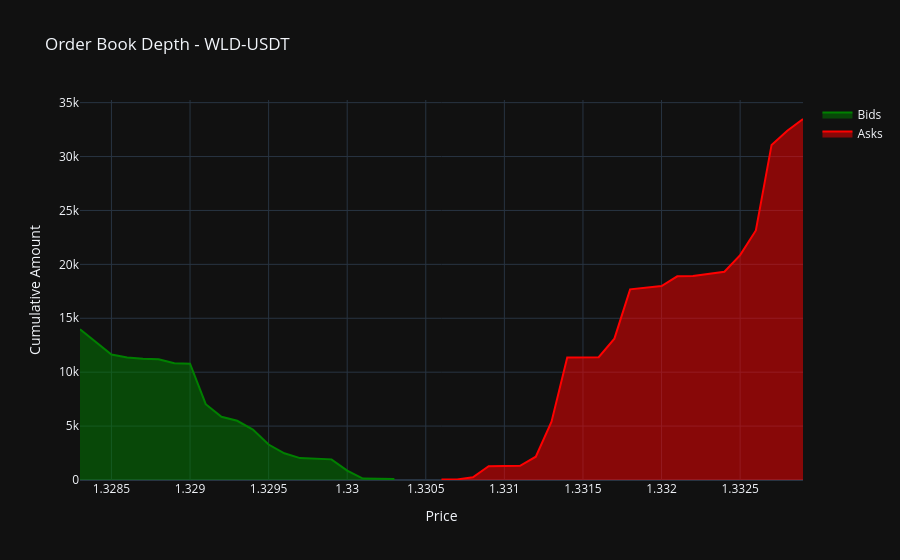

The notebook cell this image was saved under:
### Code cell
async def get_orderbook_data():
    connector = None
    try:
        # Get Binance order book through connector
        connector = clob.get_connector("kucoin")
        orderbook = await connector._orderbook_ds._order_book_snapshot(trading_pair)
        
        # Create lists to store the data
        data = []
        
        # Add bids
        for price, amount, _ in orderbook.bids[:20]:  # Note: using all 3 values
            data.append({
                'price': float(price),
                'amount': float(amount),
                'side': 'bid'
            })
            
        # Add asks
        for price, amount, _ in orderbook.asks[:20]:  # Note: using all 3 values
            data.append({
                'price': float(price),
                'amount': float(amount),
                'side': 'ask'
            })
        
        # Create DataFrame from the list of dictionaries
        orderbook_df = pd.DataFrame(data)
        
        # Calculate cumulative amounts
        orderbook_df['cumulative_amount'] = orderbook_df.groupby('side')['amount'].cumsum()
        
        return orderbook_df
        
    except Exception as e:
        print(f"Error fetching order book data: {str(e)}")
        return None
    finally:
        # Properly close the connector and session
        if connector and hasattr(connector, '_session') and not connector._session.closed:
            await connector._session.close()
        if hasattr(clob, '_session') and not clob._session.closed:
            await clob._session.close()

# Get and display the order book data
orderbook_df = await get_orderbook_data()

if orderbook_df is not None:
    print("\nOrder Book Data:")
    print(orderbook_df)
    
    # You can also create a more detailed view of market depth
    print("\nMarket Depth Analysis:")
    print("\nBids Summary:")
    bids = orderbook_df[orderbook_df['side'] == 'bid'].head()
    print(bids)
    
    print("\nAsks Summary:")
    asks = orderbook_df[orderbook_df['side'] == 'ask'].head()
    print(asks)
    
    # Calculate and print some market metrics
    best_bid = bids['price'].iloc[0]
    best_ask = asks['price'].iloc[0]
    spread = best_ask - best_bid
    spread_pct = (spread / best_bid) * 100
    
    print(f"\nMarket Metrics:")
    print(f"Best Bid: {best_bid:.8f}")
    print(f"Best Ask: {best_ask:.8f}")
    print(f"Spread: {spread:.8f} ({spread_pct:.4f}%)")
    
    # Create a visualization of the order book
    fig = go.Figure()
    
    # Add bids
    bids = orderbook_df[orderbook_df['side'] == 'bid'].sort_values('price', ascending=True)
    asks = orderbook_df[orderbook_df['side'] == 'ask'].sort_values('price', ascending=True)
    
    fig.add_trace(go.Scatter(
        x=bids['price'],
        y=bids['cumulative_amount'],
        name='Bids',
        line=dict(color='green'),
        fill='tozeroy'
    ))
    
    # Add asks
    fig.add_trace(go.Scatter(
        x=asks['price'],
        y=asks['cumulative_amount'],
        name='Asks',
        line=dict(color='red'),
        fill='tozeroy'
    ))
    
    fig.update_layout(
        title=f'Order Book Depth - {trading_pair}',
        xaxis_title='Price',
        yaxis_title='Cumulative Amount',
        showlegend=True,
        template='plotly_dark'  # Using dark theme to match your other plots
    )
    
    fig.show()

### Figure 1 — Plotly figure (JSON) as saved in the notebook; plotly's stock layout.template omitted (floating-point values rounded to 4 significant figures)
{"data": [{"fill": "tozeroy", "line": {"color": "green"}, "name": "Bids", "type": "scatter", "x": [1.328, 1.328, 1.329, 1.329, 1.329, 1.329, 1.329, 1.329, 1.329, 1.329, 1.329, 1.329, 1.329, 1.33, 1.33, 1.33, 1.33, 1.33, 1.33, 1.33], "y": [13990.0, 12810.0, 11640.0, 11370.0, 11250.0, 11210.0, 10830.0, 10790.0, 7032.0, 5865.0, 5491.0, 4672.0, 3291.0, 2480.0, 2031.0, 1914.0, 864.2, 136.2, 134.8, 95.38]}, {"fill": "tozeroy", "line": {"color": "red"}, "name": "Asks", "type": "scatter", "x": [1.331, 1.331, 1.331, 1.331, 1.331, 1.331, 1.331, 1.331, 1.332, 1.332, 1.332, 1.332, 1.332, 1.332, 1.332, 1.333, 1.333, 1.333, 1.333, 1.333], "y": [39.38, 53.78, 257.6, 1275.0, 1315.0, 2159.0, 5406.0, 11360.0, 11390.0, 13110.0, 17680.0, 17990.0, 18890.0, 18930.0, 19320.0, 20860.0, 23140.0, 31080.0, 32400.0, 33480.0]}], "layout": {"showlegend": true, "title": {"text": "Order Book Depth - WLD-USDT"}, "xaxis": {"title": {"text": "Price"}}, "yaxis": {"title": {"text": "Cumulative Amount"}}}}
